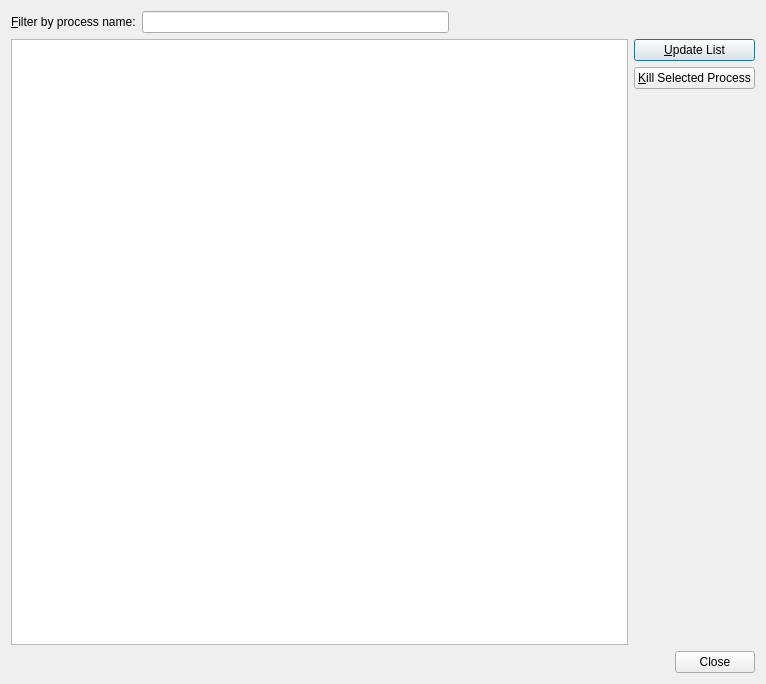
<?xml version="1.0" encoding="UTF-8"?>
<ui version="4.0">
 <class>MaemoRemoteProcessesDialog</class>
 <widget class="QDialog" name="MaemoRemoteProcessesDialog">
  <property name="geometry">
   <rect>
    <x>0</x>
    <y>0</y>
    <width>766</width>
    <height>684</height>
   </rect>
  </property>
  <property name="windowTitle">
   <string>List of Remote Processes</string>
  </property>
  <layout class="QVBoxLayout" name="verticalLayout_2">
   <item>
    <layout class="QHBoxLayout" name="horizontalLayout_2">
     <item>
      <widget class="QLabel" name="filterLabel">
       <property name="text">
        <string>&amp;Filter by process name:</string>
       </property>
       <property name="buddy">
        <cstring>processFilterLineEdit</cstring>
       </property>
      </widget>
     </item>
     <item>
      <widget class="QLineEdit" name="processFilterLineEdit"/>
     </item>
     <item>
      <spacer name="horizontalSpacer">
       <property name="orientation">
        <enum>Qt::Horizontal</enum>
       </property>
       <property name="sizeHint" stdset="0">
        <size>
         <width>40</width>
         <height>20</height>
        </size>
       </property>
      </spacer>
     </item>
    </layout>
   </item>
   <item>
    <layout class="QHBoxLayout" name="horizontalLayout">
     <item>
      <widget class="QTableView" name="tableView">
       <property name="showGrid">
        <bool>false</bool>
       </property>
       <property name="sortingEnabled">
        <bool>true</bool>
       </property>
       <attribute name="horizontalHeaderDefaultSectionSize">
        <number>100</number>
       </attribute>
       <attribute name="horizontalHeaderStretchLastSection">
        <bool>true</bool>
       </attribute>
       <attribute name="verticalHeaderVisible">
        <bool>false</bool>
       </attribute>
      </widget>
     </item>
     <item>
      <layout class="QVBoxLayout" name="verticalLayout">
       <item>
        <widget class="QPushButton" name="updateListButton">
         <property name="text">
          <string>&amp;Update List</string>
         </property>
        </widget>
       </item>
       <item>
        <widget class="QPushButton" name="killProcessButton">
         <property name="text">
          <string>&amp;Kill Selected Process</string>
         </property>
        </widget>
       </item>
       <item>
        <spacer name="verticalSpacer">
         <property name="orientation">
          <enum>Qt::Vertical</enum>
         </property>
         <property name="sizeHint" stdset="0">
          <size>
           <width>20</width>
           <height>40</height>
          </size>
         </property>
        </spacer>
       </item>
      </layout>
     </item>
    </layout>
   </item>
   <item>
    <widget class="QDialogButtonBox" name="buttonBox">
     <property name="orientation">
      <enum>Qt::Horizontal</enum>
     </property>
     <property name="standardButtons">
      <set>QDialogButtonBox::Close</set>
     </property>
    </widget>
   </item>
  </layout>
 </widget>
 <resources/>
 <connections>
  <connection>
   <sender>buttonBox</sender>
   <signal>accepted()</signal>
   <receiver>MaemoRemoteProcessesDialog</receiver>
   <slot>accept()</slot>
   <hints>
    <hint type="sourcelabel">
     <x>257</x>
     <y>290</y>
    </hint>
    <hint type="destinationlabel">
     <x>157</x>
     <y>274</y>
    </hint>
   </hints>
  </connection>
  <connection>
   <sender>buttonBox</sender>
   <signal>rejected()</signal>
   <receiver>MaemoRemoteProcessesDialog</receiver>
   <slot>reject()</slot>
   <hints>
    <hint type="sourcelabel">
     <x>316</x>
     <y>260</y>
    </hint>
    <hint type="destinationlabel">
     <x>286</x>
     <y>274</y>
    </hint>
   </hints>
  </connection>
 </connections>
</ui>
